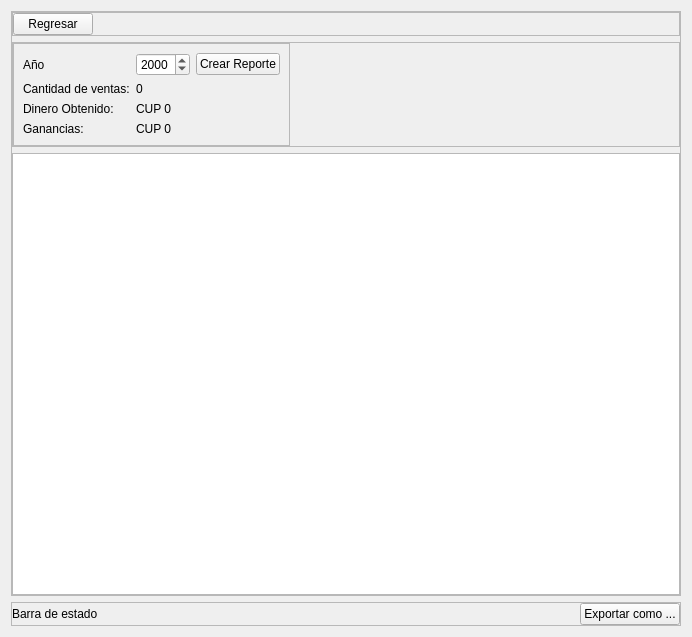
<?xml version="1.0" encoding="UTF-8"?>
<ui version="4.0">
 <class>Frame</class>
 <widget class="QFrame" name="Frame">
  <property name="geometry">
   <rect>
    <x>0</x>
    <y>0</y>
    <width>692</width>
    <height>637</height>
   </rect>
  </property>
  <property name="windowTitle">
   <string>Frame</string>
  </property>
  <layout class="QVBoxLayout" name="verticalLayout">
   <item>
    <widget class="QFrame" name="main_content_frame">
     <property name="frameShape">
      <enum>QFrame::StyledPanel</enum>
     </property>
     <property name="frameShadow">
      <enum>QFrame::Raised</enum>
     </property>
     <layout class="QVBoxLayout" name="verticalLayout_2">
      <property name="leftMargin">
       <number>0</number>
      </property>
      <property name="topMargin">
       <number>0</number>
      </property>
      <property name="rightMargin">
       <number>0</number>
      </property>
      <property name="bottomMargin">
       <number>0</number>
      </property>
      <item>
       <widget class="QFrame" name="frame_4">
        <property name="frameShape">
         <enum>QFrame::StyledPanel</enum>
        </property>
        <property name="frameShadow">
         <enum>QFrame::Raised</enum>
        </property>
        <layout class="QHBoxLayout" name="horizontalLayout_3">
         <property name="leftMargin">
          <number>0</number>
         </property>
         <property name="topMargin">
          <number>0</number>
         </property>
         <property name="rightMargin">
          <number>0</number>
         </property>
         <property name="bottomMargin">
          <number>0</number>
         </property>
         <item>
          <widget class="QPushButton" name="back_button">
           <property name="sizePolicy">
            <sizepolicy hsizetype="Maximum" vsizetype="Fixed">
             <horstretch>0</horstretch>
             <verstretch>0</verstretch>
            </sizepolicy>
           </property>
           <property name="text">
            <string>Regresar</string>
           </property>
          </widget>
         </item>
         <item>
          <spacer name="horizontalSpacer_3">
           <property name="orientation">
            <enum>Qt::Horizontal</enum>
           </property>
           <property name="sizeHint" stdset="0">
            <size>
             <width>40</width>
             <height>20</height>
            </size>
           </property>
          </spacer>
         </item>
        </layout>
       </widget>
      </item>
      <item>
       <widget class="QFrame" name="frame_2">
        <property name="frameShape">
         <enum>QFrame::StyledPanel</enum>
        </property>
        <property name="frameShadow">
         <enum>QFrame::Raised</enum>
        </property>
        <layout class="QHBoxLayout" name="horizontalLayout_2">
         <property name="leftMargin">
          <number>0</number>
         </property>
         <property name="topMargin">
          <number>0</number>
         </property>
         <property name="bottomMargin">
          <number>0</number>
         </property>
         <item>
          <widget class="QFrame" name="frame_3">
           <property name="frameShape">
            <enum>QFrame::StyledPanel</enum>
           </property>
           <property name="frameShadow">
            <enum>QFrame::Raised</enum>
           </property>
           <layout class="QGridLayout" name="gridLayout">
            <item row="1" column="0">
             <widget class="QLabel" name="label_2">
              <property name="text">
               <string>Cantidad de ventas:</string>
              </property>
             </widget>
            </item>
            <item row="1" column="1">
             <widget class="QLabel" name="sale_quantity_label">
              <property name="text">
               <string>0</string>
              </property>
             </widget>
            </item>
            <item row="0" column="1">
             <widget class="QDateEdit" name="year_date_edit">
              <property name="currentSection">
               <enum>QDateTimeEdit::YearSection</enum>
              </property>
              <property name="displayFormat">
               <string>yyyy</string>
              </property>
              <property name="calendarPopup">
               <bool>false</bool>
              </property>
             </widget>
            </item>
            <item row="2" column="0">
             <widget class="QLabel" name="label_4">
              <property name="text">
               <string>Dinero Obtenido:</string>
              </property>
             </widget>
            </item>
            <item row="0" column="0">
             <widget class="QLabel" name="label">
              <property name="text">
               <string>Año</string>
              </property>
             </widget>
            </item>
            <item row="2" column="1">
             <widget class="QLabel" name="payment_money_label">
              <property name="text">
               <string>CUP 0</string>
              </property>
             </widget>
            </item>
            <item row="3" column="0">
             <widget class="QLabel" name="label_6">
              <property name="text">
               <string>Ganancias:</string>
              </property>
             </widget>
            </item>
            <item row="3" column="1">
             <widget class="QLabel" name="profit_money_label">
              <property name="text">
               <string>CUP 0</string>
              </property>
             </widget>
            </item>
            <item row="0" column="2">
             <widget class="QPushButton" name="create_report_button">
              <property name="text">
               <string>Crear Reporte</string>
              </property>
             </widget>
            </item>
           </layout>
          </widget>
         </item>
         <item>
          <spacer name="horizontalSpacer">
           <property name="orientation">
            <enum>Qt::Horizontal</enum>
           </property>
           <property name="sizeHint" stdset="0">
            <size>
             <width>40</width>
             <height>20</height>
            </size>
           </property>
          </spacer>
         </item>
        </layout>
       </widget>
      </item>
      <item>
       <widget class="QTableWidget" name="sale_report_table"/>
      </item>
     </layout>
    </widget>
   </item>
   <item>
    <widget class="QFrame" name="frame">
     <property name="frameShape">
      <enum>QFrame::StyledPanel</enum>
     </property>
     <property name="frameShadow">
      <enum>QFrame::Raised</enum>
     </property>
     <layout class="QHBoxLayout" name="horizontalLayout">
      <property name="leftMargin">
       <number>0</number>
      </property>
      <property name="topMargin">
       <number>0</number>
      </property>
      <property name="rightMargin">
       <number>0</number>
      </property>
      <property name="bottomMargin">
       <number>0</number>
      </property>
      <item>
       <widget class="QLabel" name="state_bar_label">
        <property name="text">
         <string>Barra de estado</string>
        </property>
       </widget>
      </item>
      <item>
       <spacer name="horizontalSpacer_2">
        <property name="orientation">
         <enum>Qt::Horizontal</enum>
        </property>
        <property name="sizeHint" stdset="0">
         <size>
          <width>40</width>
          <height>20</height>
         </size>
        </property>
       </spacer>
      </item>
      <item>
       <widget class="QPushButton" name="export_as_button">
        <property name="sizePolicy">
         <sizepolicy hsizetype="Maximum" vsizetype="Fixed">
          <horstretch>0</horstretch>
          <verstretch>0</verstretch>
         </sizepolicy>
        </property>
        <property name="text">
         <string>Exportar como ...</string>
        </property>
       </widget>
      </item>
     </layout>
    </widget>
   </item>
  </layout>
 </widget>
 <resources/>
 <connections/>
</ui>
